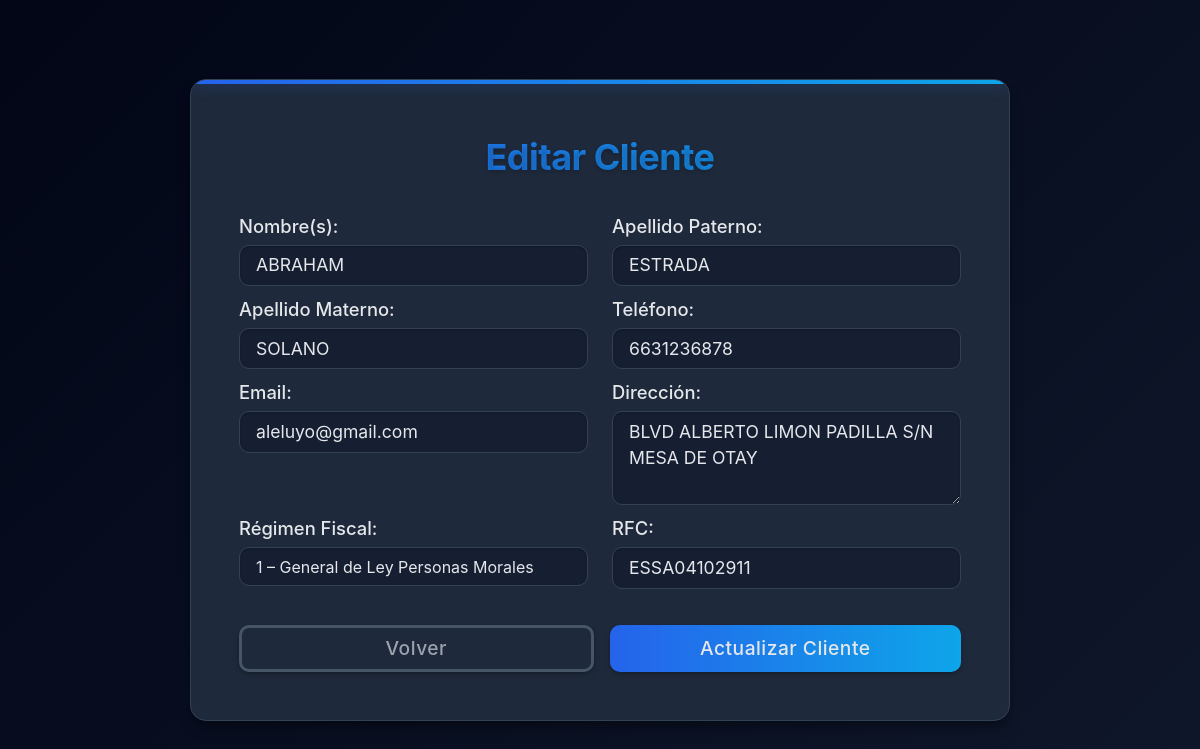
/modules/clients/edit.php?id=4 (signed in), run on the app's committed database.
### tables this page shows
CREATE TABLE `clients` (
  `id` int(11) NOT NULL,
  `first_name` varchar(50) NOT NULL,
  `last_name` varchar(50) NOT NULL,
  `mother_last_name` varchar(50) DEFAULT NULL,
  `phone` varchar(20) DEFAULT NULL,
  `email` varchar(100) DEFAULT NULL,
  `rfc` varchar(13) DEFAULT NULL,
  `address` text DEFAULT NULL,
  `created_at` timestamp NOT NULL DEFAULT current_timestamp()
);

### modules/clients/edit.php (the view, shortened to what this page needs)
<?php
require_once '../../includes/header.php';
$db = new Database();
$conn = $db->connect();
$client_id = (int) $_GET['id'];
$stmt = $conn->prepare("SELECT * FROM clients WHERE id = :id");
$stmt->bindParam(':id', $client_id, PDO::PARAM_INT);
$stmt->execute();
$client = $stmt->fetch(PDO::FETCH_ASSOC);
$stmt2 = $conn->prepare("SELECT id, name FROM tax_regimes ORDER BY id");
$stmt2->execute();
$taxRegimes = $stmt2->fetchAll(PDO::FETCH_ASSOC);
?>
<!DOCTYPE html>
<html lang="es">
<head>
    <link href="https://cdn.jsdelivr.net/npm/bootstrap@5.3.0/dist/css/bootstrap.min.css" rel="stylesheet" />
    <link rel="stylesheet" href="/swift_invoice/assets/css/clients.css" />
</head>
<body>
    <main class="d-flex align-items-center justify-content-center min-vh-100">
        <div class="clients-container" style="max-width: 820px;">
            <div class="card-header rounded-top-4 px-4 py-3">
                <h2 class="card-title mb-0 fw-bold text-center">Editar Cliente</h2>
            </div>
            <div class="card-body px-2 py-2">
                <form method="POST" action="save.php">
                    <div class="row">
                        <div class="col-md-6">
                            <div class="form-group">
                                <label class="input-title" for="first_name">Nombre(s):</label>
                                <input type="text" id="first_name" name="first_name" class="form-control"
                                    pattern="[A-Za-zÁÉÍÓÚáéíóúÑñ\s]{1,50}" title="Solo letras y espacios"
                                    value="<?php echo htmlspecialchars($client['first_name']); ?>" required>
                            </div>
                        </div>
                        <div class="col-md-6">
                            <div class="form-group">
                                <label class="input-title" for="last_name">Apellido Paterno:</label>
                                <input type="text" id="last_name" name="last_name" class="form-control"
                                    pattern="[A-Za-zÁÉÍÓÚáéíóúÑñ\s]{1,50}" title="Solo letras y espacios"
                                    value="<?php echo htmlspecialchars($client['last_name']); ?>" required>
                            </div>
                        </div>
                    </div>
                    <div class="row">
                        <div class="col-md-6">
                            <div class="form-group">
                                <label class="input-title" for="mother_last_name">Apellido Materno:</label>
                                <input type="text" id="mother_last_name" name="mother_last_name" class="form-control"
                                    pattern="[A-Za-zÁÉÍÓÚáéíóúÑñ\s]{1,50}" title="Solo letras y espacios"
                                    value="<?php echo htmlspecialchars($client['mother_last_name']); ?>">
                            </div>
                        </div>
                        <div class="col-md-6">
                            <div class="form-group">
                                <label class="input-title" for="phone">Teléfono:</label>
                                <input type="tel" id="phone" name="phone" class="form-control" pattern="[0-9]{10}"
                                    title="Ingrese un teléfono válido de 10 dígitos"
                                    value="<?php echo htmlspecialchars($client['phone']); ?>">
                            </div>
                        </div>
                    </div>
                    <div class="row">
                        <div class="col-md-6">
                            <div class="form-group">
                                <label class="input-title" for="email">Email:</label>
                                <input type="email" id="email" name="email" class="form-control"
                                    value="<?php echo htmlspecialchars($client['email']); ?>">
                            </div>
                        </div>
                        <div class="col-md-6">
                            <div class="form-group">
                                <label class="input-title" for="address">Dirección:</label>
                                <textarea id="address" name="address" class="form-control"
                                    rows="3"><?php echo htmlspecialchars($client['address']); ?></textarea>
                            </div>
                        </div>
                    </div>
                    <div class="row">
                        <div class="col-md-6">
                            <div class="form-group">
                                <label class="input-title" for="tax_regime_id">Régimen Fiscal:</label>
                                <select name="tax_regime_id" id="tax_regime_id" class="form-control" required>
                                    <?php foreach ($taxRegimes as $opt):
                                        $sel = (isset($client['tax_regime_id'])
                                            && $client['tax_regime_id'] == $opt['id'])
                                            ? 'selected' : '';
                                        ?>
                                        <option value="<?= htmlspecialchars($opt['id']) ?>" <?= $sel ?>>
                                            <?= htmlspecialchars($opt['id'] . ' – ' . $opt['name']) ?>
                                        </option>
                                    <?php endforeach; ?>
                                </select>
                            </div>
                        </div>
                        <div class="col-md-6">
                            <div class="form-group">
                                <label class="input-title" for="rfc">RFC:</label>
                                <input type="text" id="rfc" name="rfc" class="form-control"
                                    value="<?php echo htmlspecialchars($client['rfc']); ?>">
                            </div>
                        </div>
                    </div>
                    <div class="d-flex justify-content-between mt-4">
                        <a href="index.php" class="btnback">Volver</a>
                        <button type="submit" class="btn ms-3">Actualizar Cliente</button>
                    </div>
                </form>
            </div>
        </div>
    </main>
    <?php
    require_once '../../includes/footer.php';
    ?>
</body>
</html>

### assets/css/main.css (style rules this page uses)
:root { --primary: #2563eb; --primary-dark: #1d4ed8; --secondary: #0ea5e9; --text: #e5e7eb; --text-light: #9ca3af; --bg-dark: #0f172a; --card-bg: #1e293b; --border: #334155; --danger: #ef4444; --shadow: 0 10px 15px -3px rgba(0, 0, 0, 0.3), 0 4px 6px -4px rgba(0, 0, 0, 0.3); }
body { font-family: 'Segoe UI', Tahoma, Geneva, Verdana, sans-serif; margin: 0; padding: 0; background-color: var(--bg-dark); color: var(--text); }
.card-title { font-size: 1.3rem; font-weight: 700; margin: 0; margin-bottom: 0.5rem; }

### data on the page
clients: first_name "ABRAHAM", last_name "ESTRADA", mother_last_name "SOLANO", phone "6631236878", email "aleluyo@gmail.com", address "BLVD ALBERTO LIMON PADILLA S/N MESA DE OTAY", rfc "ESSA04102911"

### other printed values
form field tax_regime_id "1 – General de Ley Personas Morales"
